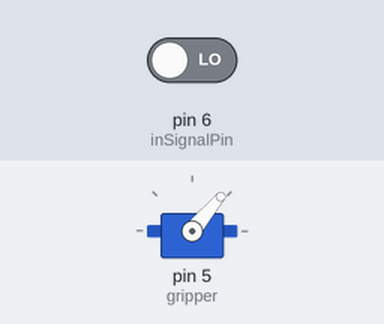
Bench run of a sketch on a simulated Arduino Uno, built with avr-gcc and run on an emulated ATmega328P. Parts: servo. The test bench sets the inputs (shaded band); at power-on: pin 6 (inSignalPin) LOW.

Above: at 1.2 s.
1.3 s: pin 6 (inSignalPin) driven HIGH
At 2.0 s:
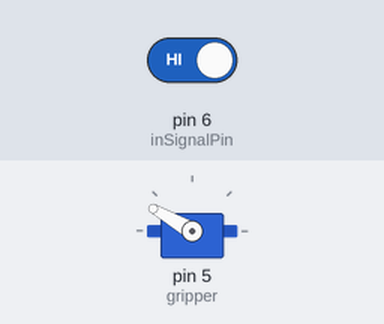
2.8 s: pin 6 (inSignalPin) driven LOW
At 3.2 s:
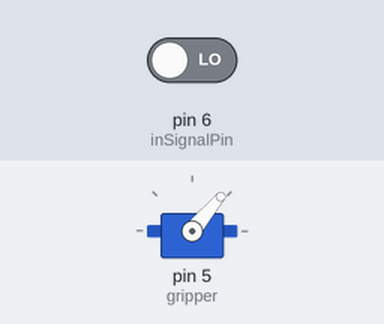
Timing chart, 0 to 5.8 s (numbered marks = the images above; inputs shaded):
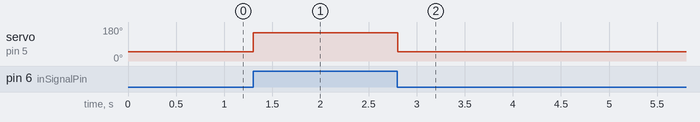

Measured:
- after the input at 1.3 s, servo on pin 5 (gripper): 50° → 150° at once
- after the input at 2.8 s, servo on pin 5 (gripper): 150° → 50° at once

The sketch:

seeeduino_servo.ino
```cpp
// (licence header left out)
/*  This program is free software; you can redistribute it and/or modify
 *  it under the terms of the GNU General Public License as published by
 *  the Free Software Foundation; either version 2 of the License, or
 *  (at your option) any later version.
 *
 *  This program is distributed in the hope that it will be useful,
 *  but WITHOUT ANY WARRANTY; without even the implied warranty of
 *  MERCHANTABILITY or FITNESS FOR A PARTICULAR PURPOSE.  See the
 *  GNU Library General Public License for more details.
 *
 *  Read the full text in the LICENSE.GPL file in the doc directory.
 */

#include <Servo.h>
int inSignalPin = 6;

Servo gripper;
void setup() {
  pinMode(inSignalPin, INPUT);
  gripper.attach(5);
}

void loop() {

  if (digitalRead(inSignalPin)){
    gripper.write(150);
  } else {
    gripper.write(50);
  }
  delay(50);
  //gripper.write(150);
}
```
